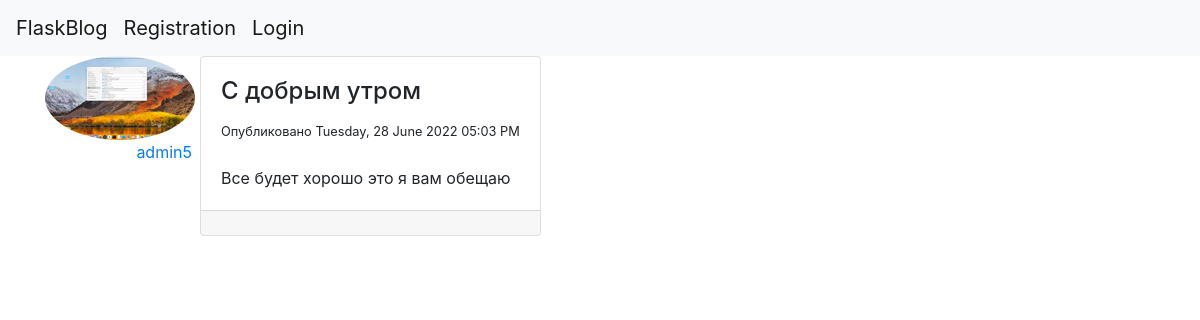
/post/10, run on the app's committed database.
### flask_blog/models.py (models this page shows, shortened)
class User(db.Model, UserMixin):
    id = db.Column(db.Integer, primary_key=True)
    username = db.Column(db.String(20), unique=True, nullable=False)
    email = db.Column(db.String(120), unique=True, nullable=False)
    image_file = db.Column(db.String(20), nullable=False, default='default.png')
    password = db.Column(db.String(60), nullable=False)
    posts = db.relationship('Post', backref='author', lazy=True)

class Post(db.Model, UserMixin):
    id = db.Column(db.Integer, primary_key=True)
    title = db.Column(db.String(100), nullable=False)
    date_posted = db.Column(db.DateTime, nullable=False, default=datetime.utcnow())
    content = db.Column(db.Text, nullable=False)
    user_id = db.Column(db.Integer, db.ForeignKey('user.id'), nullable=True)

### flask_blog/posts/routes.py (the view)
@login_required
@posts.route('/post/<int:post_id>', methods=['GET', 'POST'])
def post(post_id):
    post = Post.query.get_or_404(post_id)
    return render_template('post.html', title=post.title, post=post)

### flask_blog/templates/post.html (shortened to what this page needs)
{% extends "base.html" %}
{% block content %}
<div class="container" style="display: flex;">
    <article class="media" style="display: flex; flex-direction: column;">
        <img class="rounded-circle article-img" style="margin-right: 5px;"
             src="{{ url_for('static', filename='profile_pics/' + post.author.image_file) }}">
        <a class="mr-2" href="{{ url_for('users.user_posts', username=post.author.username) }}" style="margin: 0 auto">{{
            post.author.username }}
        </a>
    </article>
    <div class="card" style="margin-bottom: 20px;">
        <div class="card-body">
            <h4 class="card-title">
                {{ post.title }}
            </h4>
            <small>
                Опубликовано {{ post.date_posted.strftime('%A, %d %B %Y %I:%M %p') }}
            </small>
            <br>
            <br>
            <p class="card-text">
                {{ post.content }}
            </p>
        </div>
        <div class="card-footer" style="font-size: 20px;">
        </div>
    </div>
</div>
{% endblock content %}

### flask_blog/static/css/style.css (style rules this page uses)
:root { --color:#05b1b1; --color2:#52339a; }

### data on the page
User: image_file (picture), author.username "admin5"
Post: title "С добрым утром", date_posted "Tuesday, 28 June 2022 05:03 PM", content "Все будет хорошо это я вам обещаю"
